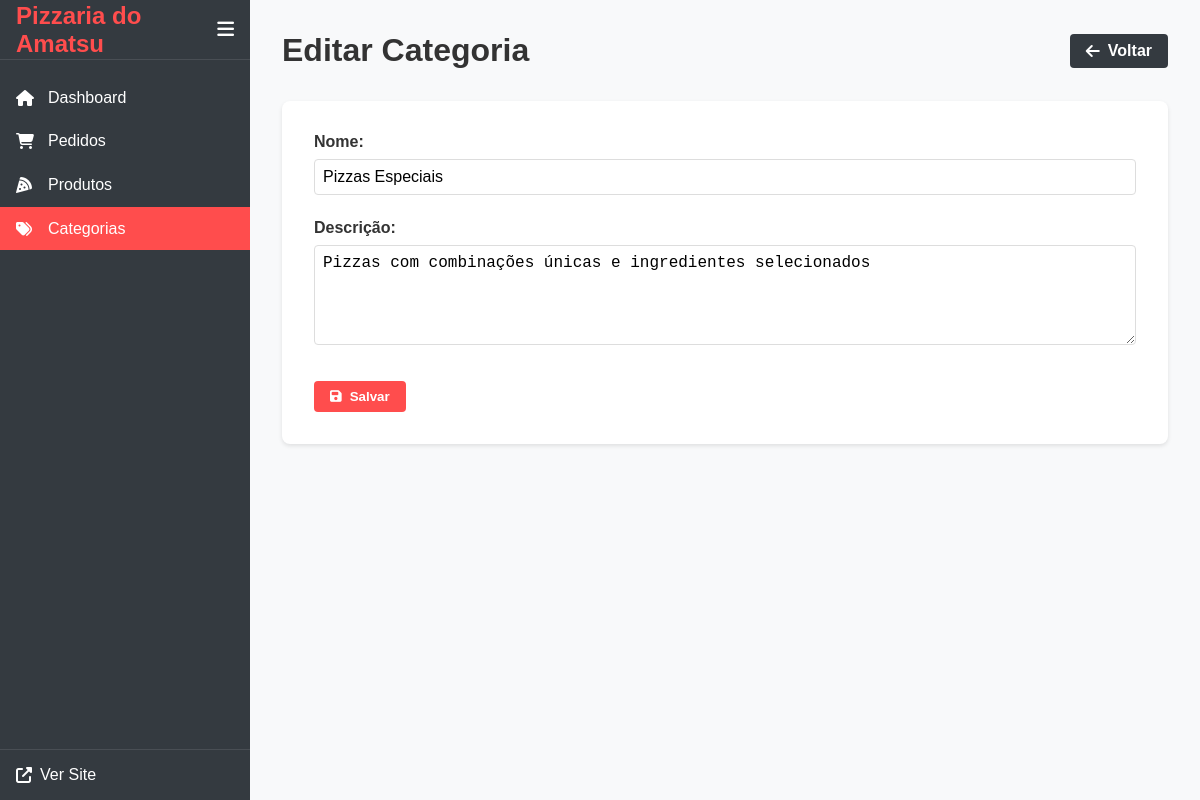
Screenshot of /admin/categorias/editar.php?id=2 (signed in) with the database file from the repository.
### tables this page shows
CREATE TABLE categorias (
    id INT AUTO_INCREMENT PRIMARY KEY,
    nome VARCHAR(50) NOT NULL UNIQUE,
    descricao TEXT,
    ordem INT DEFAULT 0,
    ativo BOOLEAN NOT NULL DEFAULT TRUE
);

### admin/categorias/editar.php (the view, shortened to what this page needs)
<?php
$categoria_id = (int) $_GET['id'];
try {
    $pdo = conectarDB();
    $stmt = $pdo->prepare("SELECT * FROM categorias WHERE id = ?");
    $stmt->execute([$categoria_id]);
    $categoria = $stmt->fetch(PDO::FETCH_ASSOC);
} catch (PDOException $e) {
    $erro = "Erro ao carregar categoria: " . $e->getMessage();
}
?>
<!DOCTYPE html>
<html lang="pt-BR">
<head>
    <link rel="stylesheet" href="../../assets/css/admin.css">
    <link rel="stylesheet" href="https://cdnjs.cloudflare.com/ajax/libs/font-awesome/6.5.1/css/all.min.css">
</head>
<body>
    <div class="admin-container">
        <?php include '../includes/sidebar.php'; ?>
        <main class="admin-content">
            <div class="admin-header">
                <h1>Editar Categoria</h1>
                <div class="header-actions">
                    <a href="listar.php" class="btn-secondary">
                        <i class="fas fa-arrow-left"></i> Voltar
                    </a>
                </div>
            </div>
            <div class="admin-form">
                <form method="POST">
                    <div class="form-group">
                        <label for="nome">Nome:</label>
                        <input type="text" id="nome" name="nome" value="<?php echo htmlspecialchars($categoria['nome']); ?>" required>
                    </div>
                    <div class="form-group">
                        <label for="descricao">Descrição:</label>
                        <textarea id="descricao" name="descricao" rows="4"><?php echo htmlspecialchars($categoria['descricao']); ?></textarea>
                    </div>
                    <div class="form-actions">
                        <button type="submit" class="btn-primary">
                            <i class="fas fa-save"></i> Salvar
                        </button>
                    </div>
                </form>
            </div>
        </main>
    </div>
</body>
</html>

### assets/css/admin.css (style rules this page uses)
:root { --primary-color: #ff4d4d; --secondary-color: #333; --success-color: #28a745; --warning-color: #ffc107; --danger-color: #dc3545; --info-color: #17a2b8; --light-gray: #f8f9fa; --dark-gray: #343a40; --white: #fff; --sidebar-width: 250px; --header-height: 60px; }
* { margin: 0; padding: 0; box-sizing: border-box; }
body { font-family: 'Arial', sans-serif; background-color: var(--light-gray); color: var(--secondary-color); }
.admin-container { display: flex; min-height: 100vh; }
.admin-content { flex: 1; margin-left: var(--sidebar-width); padding: 2rem; }
.admin-header { display: flex; justify-content: space-between; align-items: center; margin-bottom: 2rem; }
.header-actions { display: flex; gap: 1rem; }
.admin-form { background-color: var(--white); padding: 2rem; border-radius: 8px; box-shadow: 0 2px 4px rgba(0,0,0,0.1); }
.form-group { margin-bottom: 1.5rem; }
.form-group label { display: block; margin-bottom: 0.5rem; font-weight: 600; }
.form-group input[type="text"], .form-group input[type="email"], .form-group input[type="password"], .form-group input[type="number"], .form-group input[type="date"], .form-group select, .form-group textarea { width: 100%; padding: 0.5rem; border: 1px solid #ddd; border-radius: 4px; font-size: 1rem; }
.form-group textarea { resize: vertical; min-height: 100px; }
.form-actions { margin-top: 2rem; display: flex; gap: 1rem; }
.btn-primary, .btn-secondary, .btn-danger { display: inline-flex; align-items: center; gap: 0.5rem; padding: 0.5rem 1rem; border-radius: 4px; text-decoration: none; font-weight: 600; cursor: pointer; border: none; transition: all 0.3s ease; }
.btn-primary { background-color: var(--primary-color); color: var(--white); }
.btn-secondary { background-color: var(--dark-gray); color: var(--white); }

### rows the page displays
categorias: nome "Pizzas Especiais", descricao "Pizzas com combinações únicas e ingredientes selecionados"

### other values shown
SITE_NAME "Pizzaria do Amatsu"
